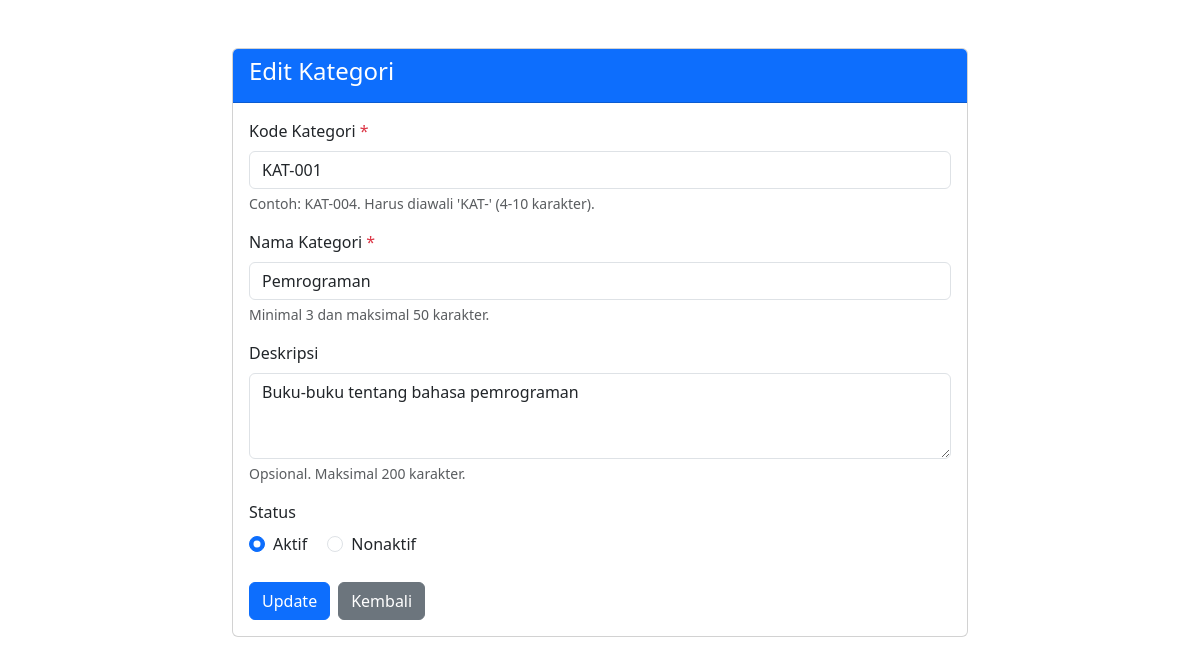
The page /edit.php?id=1 on the database its author committed.
### tables this page shows
CREATE TABLE `kategori` (
  `id_kategori` int(11) NOT NULL,
  `kode_kategori` varchar(10) NOT NULL,
  `nama_kategori` varchar(50) NOT NULL,
  `deskripsi` text DEFAULT NULL,
  `status` enum('Aktif','Nonaktif') DEFAULT 'Aktif',
  `created_at` timestamp NOT NULL DEFAULT current_timestamp()
);

### edit.php (the view, shortened to what this page needs)
<!DOCTYPE html>
<html lang="id">
<head>
    <link href="https://cdn.jsdelivr.net/npm/bootstrap@5.3.0/dist/css/bootstrap.min.css" rel="stylesheet">
</head>
<body>
    <?php
    require_once 'config/database.php';
    $id_kategori = $_GET['id'] ?? null;
    $stmt_get = $conn->prepare("SELECT * FROM kategori WHERE id_kategori = ?");
    $stmt_get->bind_param("i", $id_kategori);
    $stmt_get->execute();
    $result = $stmt_get->get_result();
    $kategori = $result->fetch_assoc();
    $kode = $kategori['kode_kategori'];
    $nama = $kategori['nama_kategori'];
    $deskripsi = $kategori['deskripsi'];
    $status = $kategori['status'];
    ?>
    <div class="container mt-5">
        <div class="row justify-content-center">
            <div class="col-md-8">
                <div class="card">
                    <div class="card-header bg-primary text-white">
                        <h4>Edit Kategori</h4>
                    </div>
                    <div class="card-body">
                        <form method="POST">
                            <div class="mb-3">
                                <label for="kode_kategori" class="form-label">Kode Kategori <span class="text-danger">*</span></label>
                                <input type="text" class="form-control" id="kode_kategori" name="kode_kategori" value="<?= htmlspecialchars($kode) ?>" required>
                                <div class="form-text">Contoh: KAT-004. Harus diawali 'KAT-' (4-10 karakter).</div>
                            </div>
                            <div class="mb-3">
                                <label for="nama_kategori" class="form-label">Nama Kategori <span class="text-danger">*</span></label>
                                <input type="text" class="form-control" id="nama_kategori" name="nama_kategori" value="<?= htmlspecialchars($nama) ?>" required>
                                <div class="form-text">Minimal 3 dan maksimal 50 karakter.</div>
                            </div>
                            <div class="mb-3">
                                <label for="deskripsi" class="form-label">Deskripsi</label>
                                <textarea class="form-control" id="deskripsi" name="deskripsi" rows="3"><?= htmlspecialchars($deskripsi) ?></textarea>
                                <div class="form-text">Opsional. Maksimal 200 karakter.</div>
                            </div>
                            <div class="mb-4">
                                <label class="form-label d-block">Status</label>
                                <div class="form-check form-check-inline">
                                    <input class="form-check-input" type="radio" name="status" id="statusAktif" value="Aktif" <?= ($status == 'Aktif') ? 'checked' : '' ?>>
                                    <label class="form-check-label" for="statusAktif">Aktif</label>
                                </div>
                                <div class="form-check form-check-inline">
                                    <input class="form-check-input" type="radio" name="status" id="statusNonaktif" value="Nonaktif" <?= ($status == 'Nonaktif') ? 'checked' : '' ?>>
                                    <label class="form-check-label" for="statusNonaktif">Nonaktif</label>
                                </div>
                            </div>
                            <div class="d-flex gap-2">
                                <button type="submit" class="btn btn-primary">Update</button>
                                <a href="index.php" class="btn btn-secondary">Kembali</a>
                            </div>
                        </form>
                    </div>
                </div>
            </div>
        </div>
    </div>
</body>
</html>

### rows shown on the page
kategori: kode_kategori "KAT-001", nama_kategori "Pemrograman", deskripsi "Buku-buku tentang bahasa pemrograman", status "☑ Aktif", status "☐ Nonaktif"
